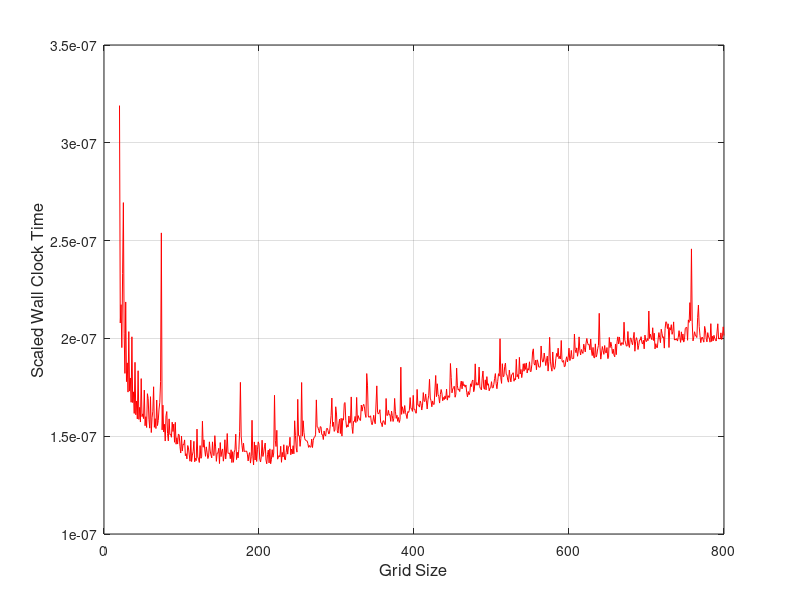
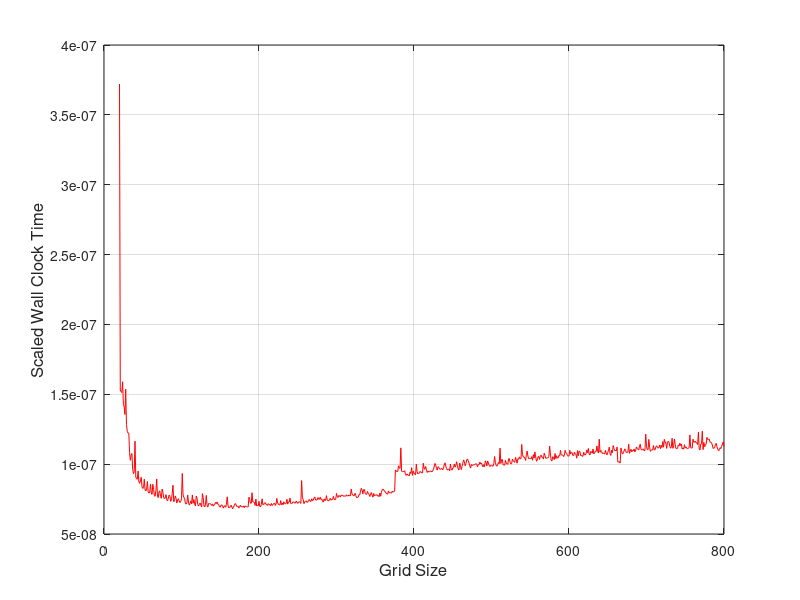
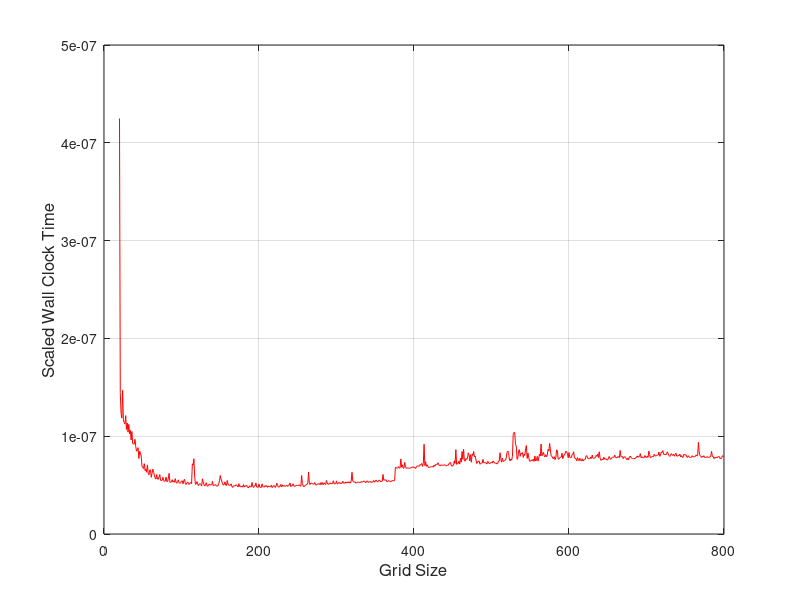
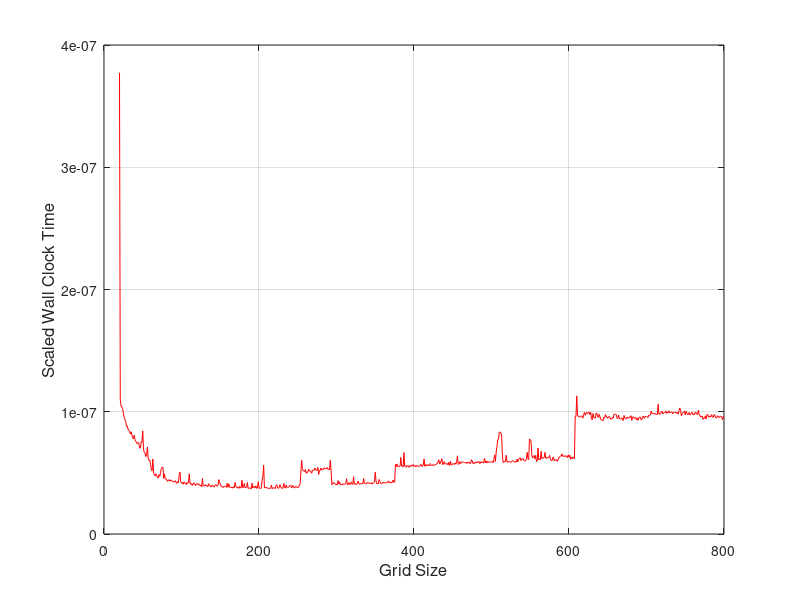

The MATLAB source for these figures, in order:
file = fopen('timetable.txt','r');
format = '%d %d %f';
size = [3 Inf];
pdata = fscanf(file, format, size);
fclose(file);

tablematrix = zeros(12, 3, 781);

startIdx = 1;
endIdx = 781;

for i = 1:16
  tablematrix(i, :, :) = pdata(:, startIdx:endIdx);
  startIdx = startIdx + 781;
  endIdx = endIdx + 781;
end

thread = 1;
while thread <= 16
  gridsize = reshape(tablematrix(thread,2,:), [1, 781]);
  time = reshape(tablematrix(thread,3,:), [1, 781]);
  scaledtime = time ./ (gridsize .^ 2);
  
  figure('position', [0, 0, 800, 800]);
  plot(gridsize, scaledtime, 'r');
  grid on;
  xlabel('Grid Size', 'FontSize', 12);
  ylabel('Scaled Wall Clock Time', 'FontSize', 12);
  filename = strcat('parallel', num2str(thread), '.png');
  saveas(gcf, filename);
  thread = thread + 1;
end